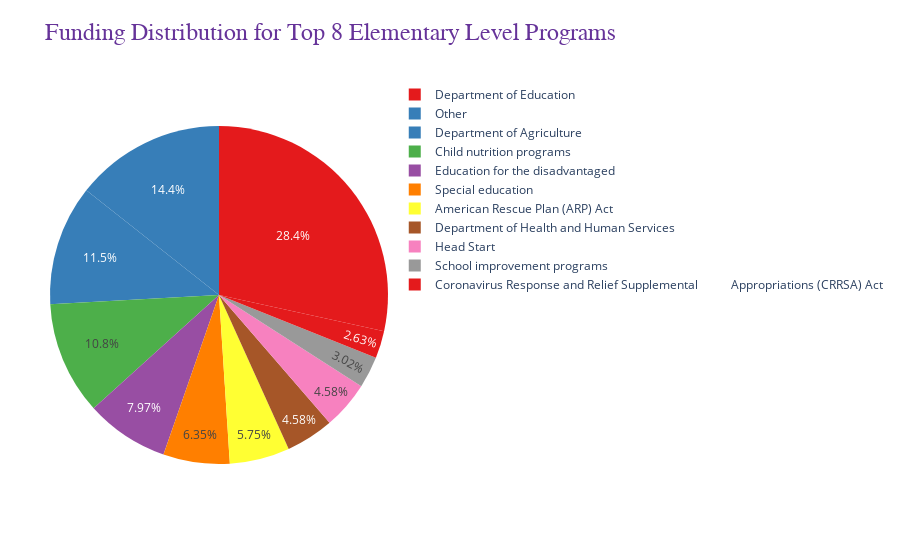

The notebook cell saved with this chart:
### Markdown cell above
## Funding Distribution for Elementary Education Programs

### Code cell
#Pie Chart showing the top 8 funded elementary level education programs
program_funding = elemenfund.groupby('Elementary Level Program')['Funding'].sum()


top_programs = program_funding.nlargest(10)

other_funding = program_funding.sum() - top_programs.sum()

top_programs = pd.concat([top_programs, pd.Series(other_funding, index=['Other'])]).reset_index()
top_programs.columns = ['Elementary Level Program', 'Funding']


fig = px.pie(
    data_frame=top_programs,
    names='Elementary Level Program',
    values='Funding',
    title='Funding Distribution for Top 8 Elementary Level Programs',
    color='Elementary Level Program',
    color_discrete_sequence=px.colors.qualitative.Set1,
    template='plotly_white'
)


fig.update_layout(
    title_font=dict(size=24, family='Arial', color='RebeccaPurple'),
    margin=dict(l=50, r=50, t=80, b=50),
    paper_bgcolor='rgb(255, 255, 255)',  
    plot_bgcolor='rgb(242, 242, 242)'    
)


fig.show()

### Figure 1 — Plotly figure (JSON) as saved in the notebook; plotly's stock layout.template omitted (floating-point values rounded to 4 significant figures)
{"data": [{"customdata": [["Department of Education"], ["Department of Agriculture"], ["Child nutrition programs"], ["Education for the disadvantaged"], ["Special education"], ["American Rescue Plan (ARP) Act"], ["Department of Health and Human Services"], ["Head Start"], ["School improvement programs"], ["Coronavirus Response and Relief Supplemental \n         Appropriations (CRRSA) Act"], ["Other"]], "domain": {"x": [0, 1], "y": [0, 1]}, "hovertemplate": "Elementary Level Program=%{customdata[0]}<br>Funding=%{value}<extra></extra>", "labels": ["Department of Education", "Department of Agriculture", "Child nutrition programs", "Education for the disadvantaged", "Special education", "American Rescue Plan (ARP) Act", "Department of Health and Human Services", "Head Start", "School improvement programs", "Coronavirus Response and Relief Supplemental \n         Appropriations (CRRSA) Act", "Other"], "legendgroup": "", "marker": {"colors": ["rgb(228,26,28)", "rgb(55,126,184)", "rgb(77,175,74)", "rgb(152,78,163)", "rgb(255,127,0)", "rgb(255,255,51)", "rgb(166,86,40)", "rgb(247,129,191)", "rgb(153,153,153)", "rgb(228,26,28)", "rgb(55,126,184)"]}, "name": "", "showlegend": true, "type": "pie", "values": [617186398, 249782549, 234997028, 173030335, 137860842, 124720000, 99393493, 99378493, 65477824, 57060000, 311939127]}], "layout": {"legend": {"tracegroupgap": 0}, "margin": {"b": 50, "l": 50, "r": 50, "t": 80}, "paper_bgcolor": "rgb(255, 255, 255)", "piecolorway": ["rgb(228,26,28)", "rgb(55,126,184)", "rgb(77,175,74)", "rgb(152,78,163)", "rgb(255,127,0)", "rgb(255,255,51)", "rgb(166,86,40)", "rgb(247,129,191)", "rgb(153,153,153)"], "plot_bgcolor": "rgb(242, 242, 242)", "title": {"font": {"color": "RebeccaPurple", "family": "Arial", "size": 24}, "text": "Funding Distribution for Top 8 Elementary Level Programs"}}}
